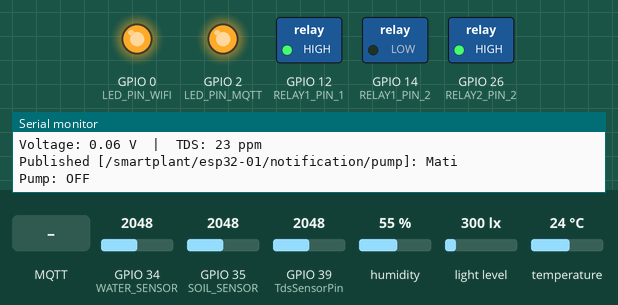
The sketch below on a simulated ESP32. On the bench: switched loads named in the sketch (green lamp = pin HIGH), output pins drawn as LEDs (lit = HIGH), the last lines printed to the serial monitor. The inputs (shaded band) are chosen by the test bench; at power-on: humidity 55 %, GPIO 34 (WATER_SENSOR) = 2048, GPIO 35 (SOIL_SENSOR) = 2048, GPIO 39 (TdsSensorPin) = 2048, light level 300 lx, temperature 24 °C. WiFi joins after 1.5 s; servers stay silent unless stated; no MQTT or app messages arrive unless stated.

Above: at 3.3 s.
3.4 s: humidity set to 59 %
12.5 s: humidity set to 62 %
At 15.3 s:
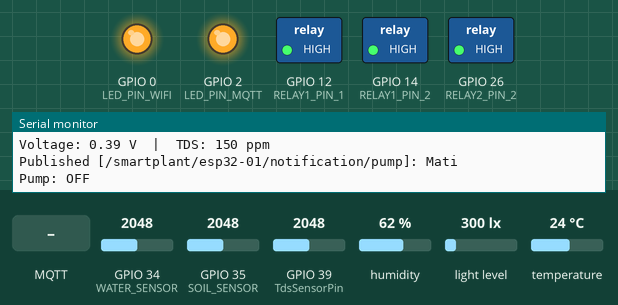
15.8 s: GPIO 34 (WATER_SENSOR) set to 1969
At 17.3 s:
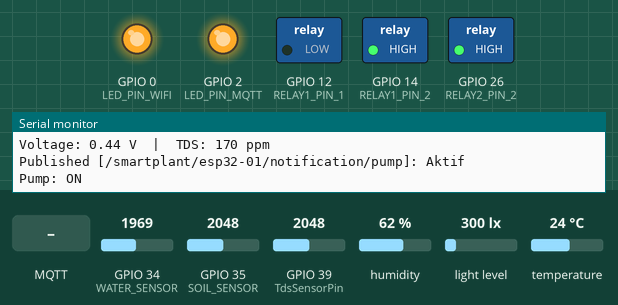
18.4 s: MQTT message "1" arrives on the second subscribed topic
At 20.1 s:
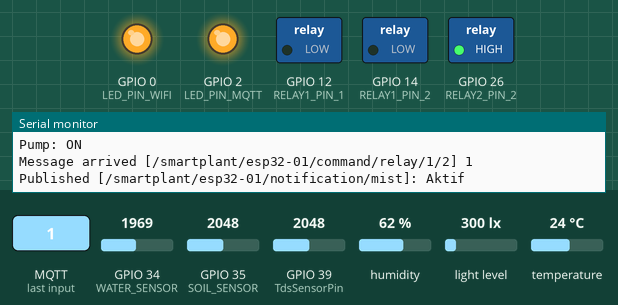
21.8 s: MQTT message "1" arrives on the third subscribed topic
At 22.4 s:
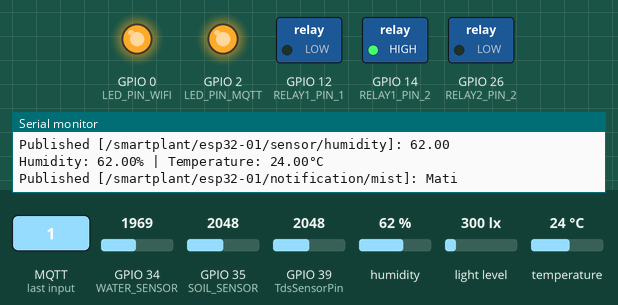
24.1 s: GPIO 34 (WATER_SENSOR) set to 1061
32.4 s: GPIO 34 (WATER_SENSOR) set to 1000
At 33.6 s:
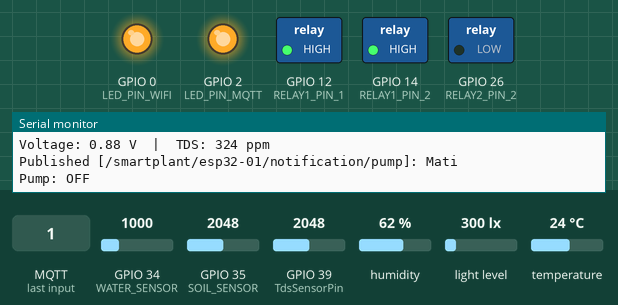
Timing chart, 0 to 35.1 s (numbered marks = the images above; inputs shaded):
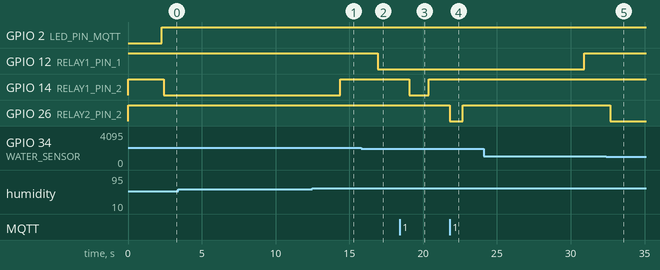

The sketch:

Smart_plant_project.ino
```cpp
#include <DHT.h>
#include <WiFi.h>
#include <PubSubClient.h>
#include <Wire.h>
#include <BH1750.h>

// LED WiFi indicator
#define LED_PIN_WIFI 0

// LED MQTT indicator
#define LED_PIN_MQTT 2

// 2 Way Module Relay HW-383
#define RELAY1_PIN_1 12 // Submersible Water Pump
#define RELAY1_PIN_2 14 // Water Mist Generator
#define RELAY2_PIN_2 26 // Solenoid Valve

// DHT Sensor
#define DHTPIN 4        // Digital pin connected to the DHT sensor
#define DHTTYPE DHT22   // DHT 22  (AM2302), AM2321
DHT dht(DHTPIN, DHTTYPE);
// Range ideal suhu tanaman hias 18 - 27
const int LED_ON_TEMP_LEVEL = 18;
const int LED_OFF_TEMP_LEVEL = 27;
// Range ideal kelembaban tanaman hias 60% - 80%
const int MIST_ON_LEVEL = 60;
const int MIST_OFF_LEVEL = 80;

// Capacitive Soil Moisture Sensor
#define SOIL_SENSOR 35

// Calibration values (Update these based on your own sensor testing)
const int AirValue = 2290;   // Sensor reading in dry air
const int WaterValue = 355; // Sensor reading completely submerged in water

// MH Water Sensor (water level)
#define WATER_SENSOR 34
// Range ideal tinggi air pada wadah 1000 - 1500 unit
const int PUMP_ON_WATER_LEVEL = 1000;
const int PUMP_OFF_WATER_LEVEL = 2000;
// Range ideal tinggi air pada wadah 1000 - 1500 unit
const int SOLENOID_ON_WATER_LEVEL = 1000;
const int SOLENOID_OFF_WATER_LEVEL = 1500;
// Range ideal ppm air pada wadah 50 - 300 ppm
const int PUMP_ON_PPM_LEVEL = 50;
const int PUMP_OFF_PPM_LEVEL = 300;
// Range ideal kelembaban tanah 50% - 70%
const int PUMP_ON_SOL_MOIST_LEVEL = 50;
const int PUMP_OFF_SOL_MOIST_LEVEL = 70;

// Light Sensor
BH1750 lightMeter;
#define LIGHT_SDA 32
#define LIGHT_SCL 33

// TDS Sensor v1.0
#define TdsSensorPin 39  // ADC pin connected to AOUT
#define VREF 3.3         // ESP32 ADC reference voltage
#define SCOUNT 30        // Number of samples
int analogBuffer[SCOUNT];
int analogBufferIndex = 0;
float averageAnalogRead() {
  long sum = 0;
  for (int i = 0; i < SCOUNT; i++) sum += analogBuffer[i];
  return sum / (float)SCOUNT;
}

// WiFi Connection
const char* ssid = "Kantin Belakang";
const char* password = "PemudaTersesat27";

// MQTT Server
const bool isCloud = false;
const char* cloudMqttServer = "broker.hivemq.com"; // MQTT cloud broker
const int cloudMqttPort = 1883; // MQTT cloud port
const char* localMqttServer = "192.168.1.50"; // MQTT local broker
const int localMqttPort = 1883; // MQTT local port

WiFiClient espClient;
PubSubClient client(espClient);

// MQTT Topics
// /smartplant/<device>/<category>/<name>
const char* SUB_RELAY_1_1   = "/smartplant/esp32-01/command/relay/1/1"; // Submersible Water Pump
const char* SUB_RELAY_1_2   = "/smartplant/esp32-01/command/relay/1/2"; // Water Mist Generator
const char* SUB_RELAY_2_2   = "/smartplant/esp32-01/command/relay/2/2"; // Solenoid Valve

const char* PUB_TEMPERATURE  = "/smartplant/esp32-01/sensor/temperature";
const char* PUB_HUMIDITY     = "/smartplant/esp32-01/sensor/humidity";
const char* PUB_MOISTURE     = "/smartplant/esp32-01/sensor/moisture";
const char* PUB_WATER_LEVEL  = "/smartplant/esp32-01/sensor/water-level";
const char* PUB_LIGHT        = "/smartplant/esp32-01/sensor/light";
const char* PUB_TDS          = "/smartplant/esp32-01/sensor/ppm";

const char* NOTIF_PUMP       = "/smartplant/esp32-01/notification/pump";
const char* NOTIF_MIST       = "/smartplant/esp32-01/notification/mist";
const char* NOTIF_SOLENOID   = "/smartplant/esp32-01/notification/solenoid";

const char* AKTIF            = "Aktif";
const char* MATI             = "Mati";
const char* OPEN             = "Open";
const char* CLOSE            = "Close";

void publishTopic(const char* topicName, String value){
  if(client.publish(topicName, value.c_str())) {
    Serial.print("Published [");
    Serial.print(topicName);
    Serial.print("]: ");
    Serial.println(value);
  } else {
    Serial.print("Failed to publish [");
    Serial.print(topicName);
    Serial.println("]");
  };
}

void setup_wifi() {
  delay(100);
  Serial.println();
  Serial.print("Connecting to ");
  Serial.println(ssid);
  WiFi.begin(ssid, password);

  while (WiFi.status() != WL_CONNECTED) {
    delay(1000);
    digitalWrite(LED_PIN_WIFI, LOW); // LED OFF
    Serial.print(".");
    Serial.print(" status=");
    Serial.println(WiFi.status());

  }

  digitalWrite(LED_PIN_WIFI, HIGH); // LED ON
  Serial.println("");
  Serial.println("WiFi connected");
  Serial.println("IP address: ");
  Serial.println(WiFi.localIP());
}

void setup_light_sensor() {
  Wire.begin(LIGHT_SDA, LIGHT_SCL); // SDA, SCL pins for ESP32

  // Initialize BH1750
  if (lightMeter.begin(BH1750::CONTINUOUS_HIGH_RES_MODE)) {
    Serial.println("BH1750 sensor initialized successfully.");
  } else {
    Serial.println("Error initializing BH1750. Check wiring!");
    while (true) delay(100);
  }
}

void mqtt_callback(char* topic, byte* payload, unsigned int length) {
  Serial.print("Message arrived [");
  Serial.print(topic);
  Serial.print("] ");
  String string;
  for (int i = 0; i < length; i++) {
    string+=((char)payload[i]);
  }
  Serial.println(string);

  if (String(topic) == SUB_RELAY_1_1) {
    if (string == "1") {
      digitalWrite(RELAY1_PIN_1, LOW);
      publishTopic(NOTIF_PUMP, AKTIF);
    } else {
      digitalWrite(RELAY1_PIN_1, HIGH);
      publishTopic(NOTIF_PUMP, MATI);
    }
  } else if (String(topic) == SUB_RELAY_1_2) {
    if (string == "1") {
      digitalWrite(RELAY1_PIN_2, LOW);
      publishTopic(NOTIF_MIST, AKTIF);
    } else {
      digitalWrite(RELAY1_PIN_2, HIGH);
      publishTopic(NOTIF_MIST, MATI);
    }
  } else if (String(topic) == SUB_RELAY_2_2) {
    if (string == "1") {
      digitalWrite(RELAY2_PIN_2, LOW);
      publishTopic(NOTIF_SOLENOID, OPEN);
    } else {
      digitalWrite(RELAY2_PIN_2, HIGH);
      publishTopic(NOTIF_SOLENOID, CLOSE);
    }
  }
}

int latestWaterLevel = -1;
float latestTdsValue = -1;
float latestSoilMoistureValue = -1;
float latestTemperatureValue = -1;
float latestAirHumidityValue = -1;

void updatePumpState() {
  if (latestWaterLevel < 0 || latestTdsValue < 0 || latestSoilMoistureValue < 0) {
    return;
  }

  bool isWaterLevelInRange = latestWaterLevel >= PUMP_ON_WATER_LEVEL
                          && latestWaterLevel <= PUMP_OFF_WATER_LEVEL;
  bool isWaterOver = latestWaterLevel >= PUMP_OFF_WATER_LEVEL;

  bool isTdsInRange = latestTdsValue >= PUMP_ON_PPM_LEVEL
                    && latestTdsValue <= PUMP_OFF_PPM_LEVEL;
  bool isTdsOver = latestTdsValue >= PUMP_OFF_PPM_LEVEL;

  bool isSoilInRange = latestSoilMoistureValue >= PUMP_ON_SOL_MOIST_LEVEL
                    && latestSoilMoistureValue <= PUMP_OFF_SOL_MOIST_LEVEL;
  bool isSoilOver = latestSoilMoistureValue >= PUMP_OFF_SOL_MOIST_LEVEL;

  if (isWaterLevelInRange && isTdsInRange) {
    if (isSoilInRange || isSoilOver){
      digitalWrite(RELAY1_PIN_1, HIGH); // Water pump off
      publishTopic(NOTIF_PUMP, MATI);
      Serial.println("Pump: OFF");
    } else {
      digitalWrite(RELAY1_PIN_1, LOW); // Water pump on
      publishTopic(NOTIF_PUMP, AKTIF);
      Serial.println("Pump: ON");
    }
  } else {
    digitalWrite(RELAY1_PIN_1, HIGH); // Water pump off
    publishTopic(NOTIF_PUMP, MATI);
    Serial.println("Pump: OFF");
  }
}

void subscribeTopics() {
  bool sub1 = client.subscribe(SUB_RELAY_1_1);
  bool sub2 = client.subscribe(SUB_RELAY_1_2);
  bool sub3 = client.subscribe(SUB_RELAY_2_2);

  Serial.print("Subscribe relay 1 pin 1: ");
  Serial.println(sub1 ? "OK" : "FAILED");

  Serial.print("Subscribe relay 1 pin 2: ");
  Serial.println(sub2 ? "OK" : "FAILED");

  Serial.print("Subscribe relay 2 pin 2: ");
  Serial.println(sub3 ? "OK" : "FAILED");
}

void setup() {
  Serial.begin(9600);

  pinMode(LED_PIN_WIFI, OUTPUT); // WiFi indicator LED
  pinMode(LED_PIN_MQTT, OUTPUT); // MQTT indicator LED

  pinMode(RELAY1_PIN_1, OUTPUT); // Relay 1 1
  pinMode(RELAY1_PIN_2, OUTPUT); // Relay 1 2
  pinMode(RELAY2_PIN_2, OUTPUT); // Relay 2 2

  digitalWrite(RELAY1_PIN_1, HIGH); // Pump off; relay is active-low
  digitalWrite(RELAY1_PIN_2, HIGH); // Water Mist Generator off; relay is active-low
  digitalWrite(RELAY2_PIN_2, HIGH); // Solenoid Valve off; relay is active-low

  // START WiFi Setup
  setup_wifi();
  // END WiFi Setup

  // START MQTT Setup
  const char* mqttServer = isCloud ? cloudMqttServer : localMqttServer;
  const int mqttPort = isCloud ? cloudMqttPort : localMqttPort;

  client.setServer(mqttServer, mqttPort);
  client.setCallback(mqtt_callback);
  // END MQTT Setup

  // START DHT22 Setup
  dht.begin();
  // START DHT22 Setup

  pinMode(WATER_SENSOR, INPUT);

  // START BH1750 Setup
  setup_light_sensor();
  // START BH1750 Setup
}

void reconnect() {
  while (!client.connected()) {
    Serial.print("Attempting MQTT connection...");
    if (client.connect("ESPClient")) {
      subscribeTopics();
      Serial.println("connected");
      digitalWrite(LED_PIN_MQTT, HIGH);
    } else {
      digitalWrite(LED_PIN_MQTT, LOW);
      Serial.print("failed, rc=");
      Serial.print(client.state());
      Serial.println(" try again in 5 seconds");
      delay(5000);
    }
  }
}

void dht22Sensor() {
  // Read humidity and temperature
  float h = dht.readHumidity();
  float t = dht.readTemperature(); // Celsius by default

  // Check if readings failed
  if (isnan(h) || isnan(t)) {
    Serial.println(F("Failed to read from DHT sensor!"));
    return;
  }

  latestAirHumidityValue = h;
  latestTemperatureValue = t;
  publishTopic(PUB_TEMPERATURE, String(t, 2));
  publishTopic(PUB_HUMIDITY, String(h, 2));

  Serial.print(F("Humidity: "));
  Serial.print(h);
  Serial.print(F("% | Temperature: "));
  Serial.print(t);
  Serial.println(F("°C"));

  if (latestAirHumidityValue <= MIST_ON_LEVEL) {
      digitalWrite(RELAY1_PIN_2, LOW);
      publishTopic(NOTIF_MIST, AKTIF);
      Serial.println("Water Mist: ON");
  } else if (latestAirHumidityValue >= MIST_OFF_LEVEL) {
      digitalWrite(RELAY1_PIN_2, HIGH);
      publishTopic(NOTIF_MIST, MATI);
      Serial.println("Water Mist: OFF");
  } else {
      digitalWrite(RELAY1_PIN_2, HIGH);
      publishTopic(NOTIF_MIST, MATI);
      Serial.println("Water Mist: OFF");
  }
}

void capacitiveSoilSensor() {
  int sensorVal = analogRead(SOIL_SENSOR); // Read analog value from ESP32 pin

  // Convert raw reading to a percentage (constrained between 0% and 100%)
  int moisturePercent = map(sensorVal, AirValue, WaterValue, 0, 100);
  moisturePercent = constrain(moisturePercent, 0, 100);

  latestSoilMoistureValue = moisturePercent;
  publishTopic(PUB_MOISTURE, String(moisturePercent));

  Serial.print("Raw Value: ");
  Serial.print(sensorVal);
  Serial.print(" | AirValue: ");
  Serial.print(AirValue);
  Serial.print(" | WaterValue: ");
  Serial.print(WaterValue);
  Serial.print(" | Moisture: ");
  Serial.print(moisturePercent);
  Serial.println("%");
}

void waterLevelSensor() {
  int waterLevel = analogRead(WATER_SENSOR);

  latestWaterLevel = waterLevel;
  publishTopic(PUB_WATER_LEVEL, String(waterLevel));
  Serial.print("Water Level Value: ");
  Serial.println(latestWaterLevel);
  if (latestWaterLevel <= SOLENOID_ON_WATER_LEVEL) {
      digitalWrite(RELAY2_PIN_2, LOW);
      publishTopic(NOTIF_SOLENOID, OPEN);
      Serial.println("Solenoid: OPEN");
  } else if (latestWaterLevel >= SOLENOID_OFF_WATER_LEVEL) {
      digitalWrite(RELAY2_PIN_2, HIGH);
      publishTopic(NOTIF_SOLENOID, CLOSE);
      Serial.println("Solenoid: OFF");
  } else {
      digitalWrite(RELAY2_PIN_2, HIGH);
      publishTopic(NOTIF_SOLENOID, CLOSE);
      Serial.println("Solenoid: OFF");
  }
}

void lightLevelSensor() {
  // Read light level in lux
  float lux = lightMeter.readLightLevel();

  // Validate reading
  if (lux < 0) {
    Serial.println("Error reading light level.");
  } else {
    publishTopic(PUB_LIGHT, String(lux, 2));

    Serial.print("Light: ");
    Serial.print(lux);
    Serial.println(" lx");
  }
}

void tdsMeterSensor() {
  analogBuffer[analogBufferIndex++] = analogRead(TdsSensorPin);
  if (analogBufferIndex == SCOUNT) analogBufferIndex = 0;

  float average = averageAnalogRead();
  float voltage = average * (VREF / 4095.0); // ESP32 ADC is 12-bit
  float tdsValue = (133.42 * voltage * voltage * voltage
                   - 255.86 * voltage * voltage
                   + 857.39 * voltage) * 0.5; // ppm

  latestTdsValue = tdsValue;
  publishTopic(PUB_TDS, String(tdsValue, 2));

  Serial.print("Voltage: ");
  Serial.print(voltage, 2);
  Serial.print(" V  |  TDS: ");
  Serial.print(tdsValue, 0);
  Serial.println(" ppm");
  updatePumpState();
}

const unsigned long SENSOR_INTERVAL = 2000;
unsigned long lastSensorRead = 0;

void loop() {
  if (!client.connected()) {
    reconnect();
  }

  // Process incoming MQTT messages first
  client.loop();

  unsigned long now = millis();

  if (now - lastSensorRead >= SENSOR_INTERVAL) {
    lastSensorRead = now;

    // START DHT22 Sensor
    dht22Sensor();
    // END DHT22 Sensor

    // START Capacitive Soil Sensor
    capacitiveSoilSensor();
    // END Capacitive Soil Sensor

    // START Water Level Sensor
    waterLevelSensor();
    // END Water Level Sensor

    // START Light Level Sensor
    lightLevelSensor();
    // END Light Level Sensor

    // START TDS Meter Sensor
    tdsMeterSensor();
    // END TDS Meter Sensor

    Serial.println("");
  }
}
```

Measured:
- the behaviour switches between 60 and 61 % on humidity (found by bisection; images 0 and 1)
- the behaviour switches between 2001 and 2000 on GPIO 34 (WATER_SENSOR) (found by bisection; images 1 and 2)
- the behaviour switches between 1001 and 1000 on GPIO 34 (WATER_SENSOR) (found by bisection; images 4 and 5)
- after the input at 12.5 s, GPIO 14 (RELAY1_PIN_2): LOW → HIGH after 1.9 s
- after the input at 15.8 s, GPIO 12 (RELAY1_PIN_1): HIGH → LOW after 1.1 s
- after the input at 18.4 s, GPIO 14 (RELAY1_PIN_2): HIGH → LOW after 0.65 s, → HIGH 1.3 s later
- after the input at 21.8 s, GPIO 26 (RELAY2_PIN_2): HIGH → LOW at once, → HIGH 0.87 s later
- after the input at 32.4 s, GPIO 26 (RELAY2_PIN_2): HIGH → LOW after 0.26 s
